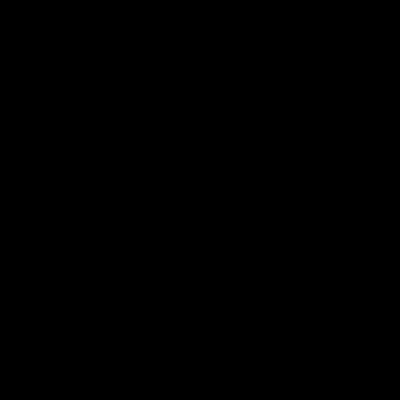
Frame 1 (no input)
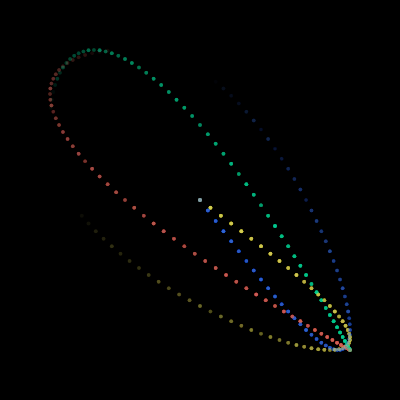
Frame 60 (no input)
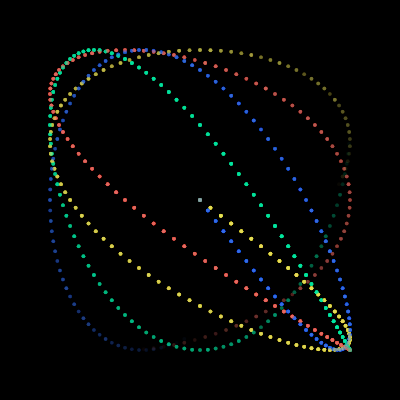
Frame 120 (the mouse pressed at the canvas centre since frame 60)

The p5.js sketch that drew these frames (run headless with seeded random() and noise() and a simulated clock; from frame 60 on, the mouse is pressed at the canvas centre):

// p5.js sketch
// ── sketch.js
var waveOne = 120.0;
var waveTwo = 90.0;
var pointCount = 0;
var angle = 0.0;
var amplitude = 150;

function setup(){
  createCanvas(400,400);
  background(0);
}

function draw(){
  if(pointCount > 1000){
    noLoop();
  }
  
  translate(width/2, height/2);
  noStroke();
  
beginShape();
  for(var i=0; i < pointCount; i++){
  angle = i / waveOne * TWO_PI;
  var y = sin(angle)* amplitude;
  angle = i / waveTwo * TWO_PI;
  var x = sin(angle)* amplitude;
  fill(242,233,102,random(20));
  ellipse(x,y,4,4);
  fill(65,124,242,random(20));
  ellipse(y,x,4,4);
  }
endShape();

beginShape();
  for(var i=0; i < pointCount; i++){
  angle = i / waveTwo * TWO_PI;
  var y = cos(angle)* amplitude;
  angle = i / waveOne * TWO_PI;
  var x = cos(angle)* amplitude;
  fill(12,242,177,random(20));
  ellipse(x,y,4,4);
  fill(242,120,109,random(20));
  ellipse(y,x,4,4);
  }
endShape();

pointCount++;

  
}
